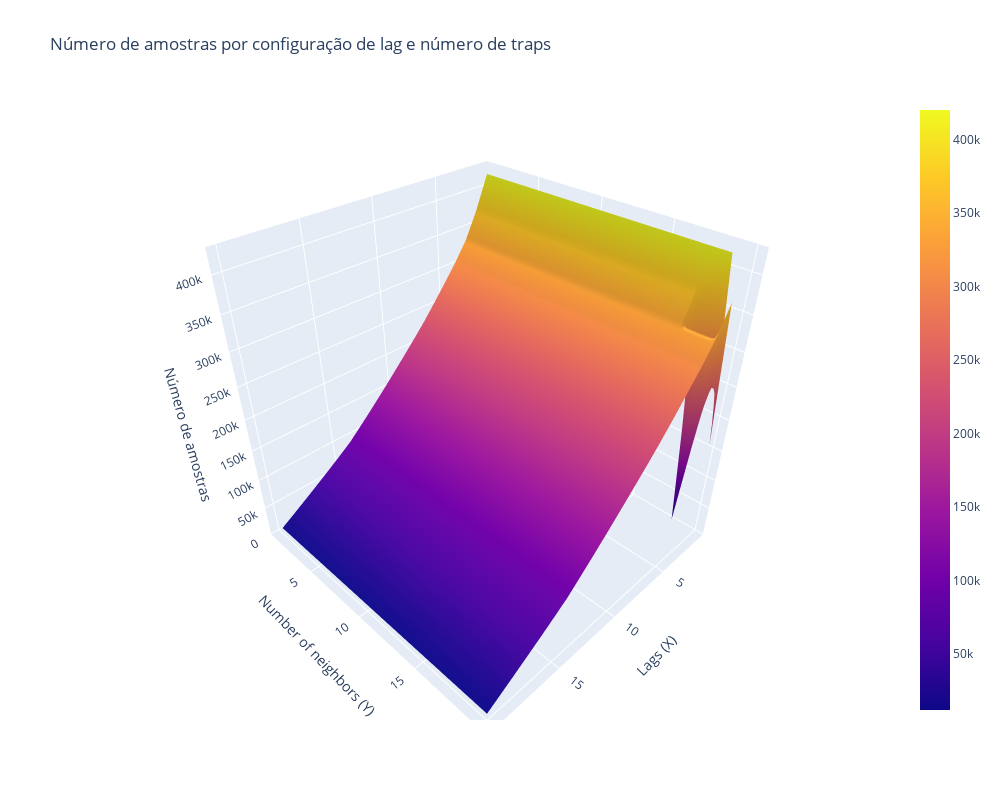

Notebook code for this chart:
### Code cell
viz.surface_plot(samples_df, "Número de amostras",'Número de amostras por configuração de lag e número de traps')
## Número de amostras totais sem lag 517799
## usar inicialmente ntraps 20, lags 14

### Figure 1 — Plotly figure (JSON) as saved in the notebook; plotly's stock layout.template omitted (floating-point values rounded to 4 significant figures; data arrays with more than 128 entries replaced by an {"elided": "..."} marker saying what was removed)
{"data": [{"type": "surface", "x": [1, 2, 3, 4, 5, 6, 7, 8, 9, 10, 11, 12, 13, 14, 15, 16, 17, 18, 19, 20], "y": [1, 2, 3, 4, 5, 6, 7, 8, 9, 10, 11, 12, 13, 14, 15, 16, 17, 18, 19, 20], "z": {"elided": "20x20 int values"}}], "layout": {"coloraxis": {"colorbar": {"title": {"text": "Scale"}}}, "height": 800, "scene": {"xaxis": {"title": {"text": "Lags (X)"}}, "yaxis": {"title": {"text": "Number of neighbors (Y)"}}, "zaxis": {"title": {"text": "Número de amostras"}}}, "title": {"text": "Número de amostras por configuração de lag e número de traps"}, "width": 1000}}
